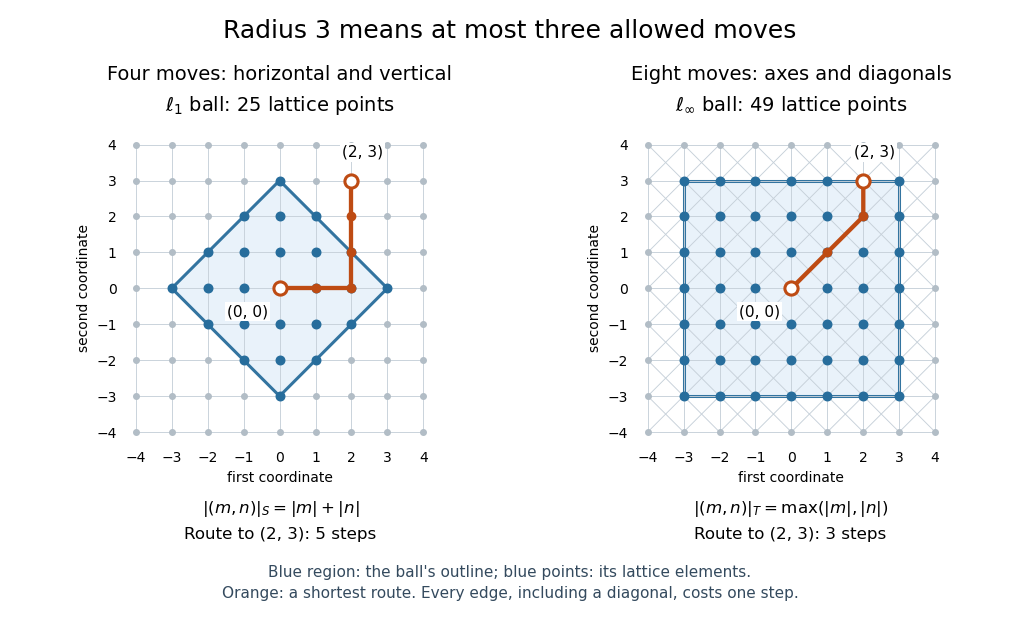

The script that saved this image:
"""Draw radius-three word metric balls for four and eight lattice moves.

Run from _media: python ../word-metric-lattice-balls.py
Writes word-metric-lattice-balls.png to the current directory.
Tested with Python 3.14.4, Matplotlib 3.10.7, NumPy 2.3.5 (root pyproject.toml).
"""

import os

os.environ.setdefault("MPLCONFIGDIR", "/tmp/codex-wiki-batch69-matplotlib")
import matplotlib

matplotlib.use("Agg")
import matplotlib.pyplot as plt
from matplotlib.patches import Polygon


def draw_panel(ax, diagonal, path):
    points = [(x, y) for x in range(-4, 5) for y in range(-4, 5)]
    inside = [(x, y) for x, y in points
              if (max(abs(x), abs(y)) if diagonal else abs(x) + abs(y)) <= 3]
    outline = [(-3, -3), (3, -3), (3, 3), (-3, 3)] if diagonal else [
        (0, -3), (3, 0), (0, 3), (-3, 0)]
    ax.add_patch(Polygon(outline, closed=True, facecolor="#e9f2fa",
                         edgecolor="#3374a0", lw=2.2, zorder=0))
    positive_steps = [(1, 0), (0, 1)] + ([(1, 1), (1, -1)] if diagonal else [])
    for x, y in points:
        for dx, dy in positive_steps:
            q = (x + dx, y + dy)
            if q in points:
                ax.plot([x, q[0]], [y, q[1]], color="#c6d0d9", lw=0.65, zorder=1)
    ax.scatter(*zip(*points), s=16, c="#b2bdc6", zorder=2)
    ax.scatter(*zip(*inside), s=38, c="#276d9c", zorder=3)
    ax.plot(*zip(*path), color="#be4b13", lw=3.1, marker="o", ms=6, zorder=4)
    ax.scatter([0, 2], [0, 3], s=90, c="white", edgecolors="#be4b13",
               linewidths=2.2, zorder=5)
    ax.annotate("(0, 0)", (0, 0), xytext=(-38, -20), textcoords="offset points",
                fontsize=11, bbox={"facecolor": "white", "edgecolor": "none", "pad": 1.5})
    ax.annotate("(2, 3)", (2, 3), xytext=(-7, 17), textcoords="offset points",
                fontsize=11, bbox={"facecolor": "white", "edgecolor": "none", "pad": 1.5})
    ax.set(xlim=(-4.4, 4.4), ylim=(-4.4, 4.4), aspect="equal",
           xticks=range(-4, 5), yticks=range(-4, 5), xlabel="first coordinate",
           ylabel="second coordinate")
    for spine in ax.spines.values():
        spine.set_visible(False)
    ax.tick_params(length=0, labelsize=10)
    if diagonal:
        title = "Eight moves: axes and diagonals\n" + r"$\ell_\infty$ ball: 49 lattice points"
        summary = r"$|(m,n)|_T=\max(|m|,|n|)$" + "\nRoute to (2, 3): 3 steps"
    else:
        title = "Four moves: horizontal and vertical\n" + r"$\ell_1$ ball: 25 lattice points"
        summary = r"$|(m,n)|_S=|m|+|n|$" + "\nRoute to (2, 3): 5 steps"
    ax.set_title(title, fontsize=14, pad=14, linespacing=1.6)
    assert len(inside) == (49 if diagonal else 25)
    return summary


def main():
    plt.rcParams.update({"font.family": "DejaVu Sans", "figure.facecolor": "white",
                         "axes.facecolor": "white"})
    fig, axes = plt.subplots(1, 2, figsize=(10.2, 6.2), dpi=100)
    fig.suptitle("Radius 3 means at most three allowed moves", fontsize=18, y=0.97)
    left = draw_panel(axes[0], False, [(0, 0), (1, 0), (2, 0), (2, 1), (2, 2), (2, 3)])
    right = draw_panel(axes[1], True, [(0, 0), (1, 1), (2, 2), (2, 3)])
    fig.text(0.275, 0.13, left, ha="center", fontsize=12, linespacing=1.7)
    fig.text(0.775, 0.13, right, ha="center", fontsize=12, linespacing=1.7)
    fig.text(0.5, 0.035, "Blue region: the ball's outline; blue points: its lattice elements.\n"
             "Orange: a shortest route. Every edge, including a diagonal, costs one step.",
             ha="center", fontsize=11, color="#344a5e", linespacing=1.5)
    fig.subplots_adjust(left=0.065, right=0.985, bottom=0.28, top=0.79, wspace=0.2)
    fig.savefig("word-metric-lattice-balls.png", facecolor="white", transparent=False)
    plt.close(fig)


if __name__ == "__main__":
    main()
